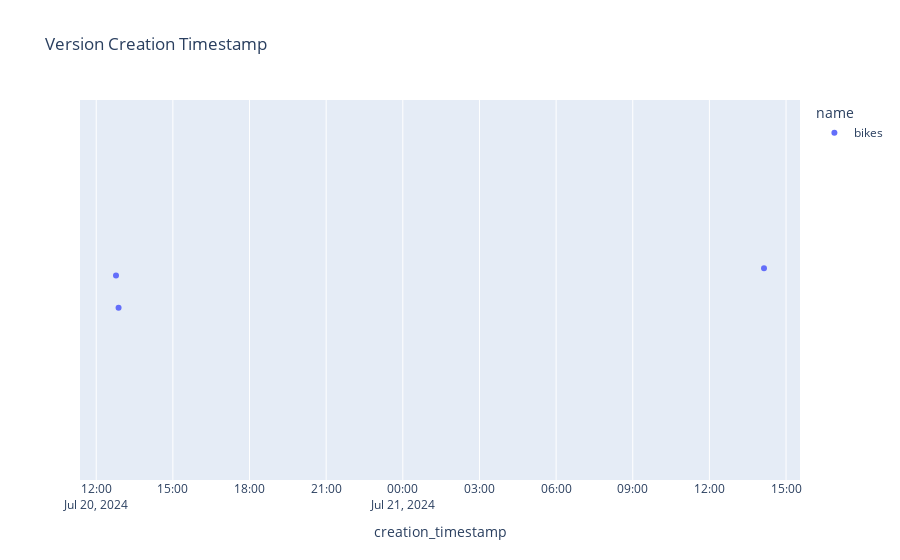

Notebook code cell kept with this figure:
### Code cell
px.strip(
    versions,
    x="creation_timestamp",
    color="name",
    hover_name="name",
    hover_data=versions.columns,
    title="Version Creation Timestamp",
)

### Figure 1 — Plotly figure (JSON) as saved in the notebook; plotly's stock layout.template omitted (floating-point values rounded to 4 significant figures)
{"data": [{"alignmentgroup": "True", "boxpoints": "all", "customdata": [["Champion", "None", "", "2024-07-21T14:08:12.799000", "bikes", "d37276201a5b4ff98addae88f5ed1a34", "", "file:///home/fmind/mlops-python-package/mlruns/562757566260573932/d37276201a5b4ff98addae88f5ed1a34/artifacts/model", "READY", "", {}, "", "3"], [null, "None", "", "2024-07-20T12:52:29.627000", "bikes", "b428ae1513a54e16a5bf3959cf3eeb8e", "", "file:///home/fmind/mlops-python-package/mlruns/562757566260573932/b428ae1513a54e16a5bf3959cf3eeb8e/artifacts/model", "READY", "", {}, "", "2"], [null, "None", "", "2024-07-20T12:46:27.017000", "bikes", "795eace5f76a4fe4af3754460b5e25e4", "", "file:///home/fmind/mlops-python-package/mlruns/562757566260573932/795eace5f76a4fe4af3754460b5e25e4/artifacts/model", "READY", "", {}, "", "1"]], "fillcolor": "rgba(255,255,255,0)", "hoveron": "points", "hovertemplate": "<b>%{hovertext}</b><br><br>name=%{customdata[4]}<br>creation_timestamp=%{x}<br>aliases=%{customdata[0]}<br>current_stage=%{customdata[1]}<br>description=%{customdata[2]}<br>last_updated_timestamp=%{customdata[3]}<br>run_id=%{customdata[5]}<br>run_link=%{customdata[6]}<br>source=%{customdata[7]}<br>status=%{customdata[8]}<br>status_message=%{customdata[9]}<br>tags=%{customdata[10]}<br>user_id=%{customdata[11]}<br>version=%{customdata[12]}<extra></extra>", "hovertext": ["bikes", "bikes", "bikes"], "legendgroup": "bikes", "line": {"color": "rgba(255,255,255,0)"}, "marker": {"color": "#636efa"}, "name": "bikes", "offsetgroup": "bikes", "orientation": "h", "pointpos": 0, "showlegend": true, "type": "box", "x": ["2024-07-21T14:08:12.799000", "2024-07-20T12:52:29.627000", "2024-07-20T12:46:27.017000"], "x0": " ", "xaxis": "x", "y0": " ", "yaxis": "y"}], "layout": {"boxmode": "group", "legend": {"title": {"text": "name"}, "tracegroupgap": 0}, "title": {"text": "Version Creation Timestamp"}, "xaxis": {"anchor": "y", "domain": [0, 1], "title": {"text": "creation_timestamp"}}, "yaxis": {"anchor": "x", "domain": [0, 1]}}}
